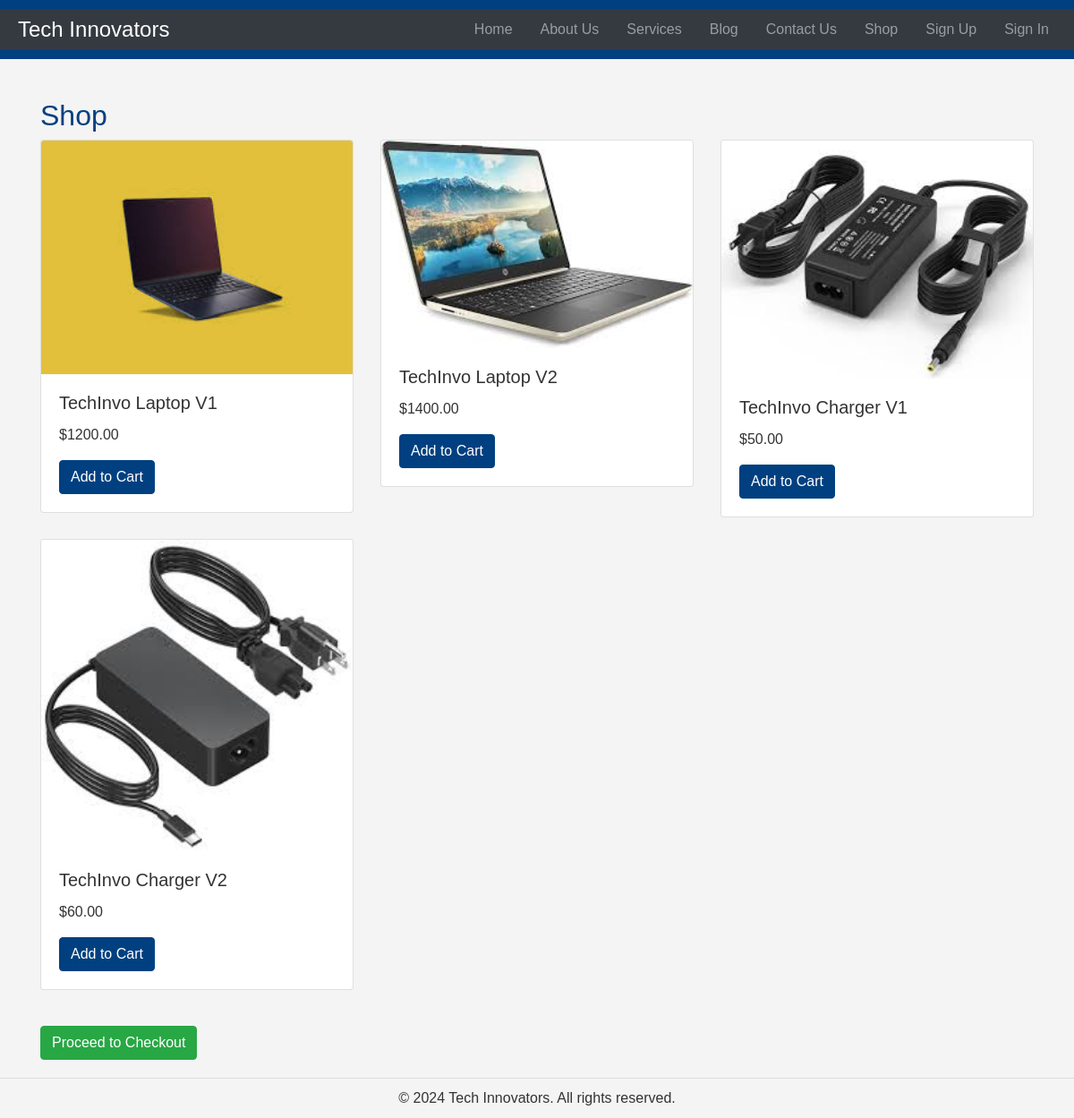
The page /shop.php on the database its author committed.
### tables this page shows
CREATE TABLE `products` (
  `product_id` int(10) NOT NULL,
  `product_name` varchar(100) NOT NULL,
  `price` decimal(10,2) NOT NULL,
  `description` text NOT NULL,
  `image_url` varchar(255) DEFAULT NULL,
  `created_at` timestamp NOT NULL DEFAULT current_timestamp()
);

### shop.php (the view, shortened to what this page needs)
<?php
require_once 'db.php';
include 'header.php';
?>
<!DOCTYPE html>
<html lang="en">
<head>
    <link href="https://stackpath.bootstrapcdn.com/bootstrap/4.5.2/css/bootstrap.min.css" rel="stylesheet">
    <link href="styles.css" rel="stylesheet">
</head>
<body>
<main class="container mt-4">
    <h2>Shop</h2>
    <div class="row" id="product-list">
        <?php
        $sql = "SELECT * FROM products";
        $result = $conn->query($sql);
        if ($result->num_rows > 0) {
            while ($row = $result->fetch_assoc()) {
                ?>
                <div class="col-md-4">
                    <div class="card mb-4">
                        <img src="<?php echo htmlspecialchars($row['image_url']); ?>" class="card-img-top" alt="<?php echo htmlspecialchars($row['product_name']); ?>">
                        <div class="card-body">
                            <h5 class="card-title"><?php echo htmlspecialchars($row['product_name']); ?></h5>
                            <p class="card-text">$<?php echo htmlspecialchars($row['price']); ?></p>
                            <form method="POST" action="<?php echo htmlspecialchars($_SERVER["PHP_SELF"]); ?>">
                                <button type="submit" class="btn btn-primary">Add to Cart</button>
                            </form>
                        </div>
                    </div>
                </div>
                <?php
            }
        } else {
            echo "<p>No products found</p>";
        }
        ?>
    </div>
    <a href="checkout.php" class="btn btn-success mt-3">Proceed to Checkout</a>
</main>
<?php include 'footer.php'; ?>
</body>
</html>

### header.php (shortened to what this page needs)
<!DOCTYPE html>
<html lang="en">
<head>
    <link href="https://stackpath.bootstrapcdn.com/bootstrap/4.5.2/css/bootstrap.min.css" rel="stylesheet">
    <link href="styles.css" rel="stylesheet">
</head>
<body>
    <header>
        <nav class="navbar navbar-expand-lg navbar-dark bg-dark">
            <a class="navbar-brand" href="#">Tech Innovators</a>
            <div class="collapse navbar-collapse" id="navbarNav">
                <ul class="navbar-nav ml-auto">
                    <li class="nav-item"><a class="nav-link" href="index.php">Home</a></li>
                    <li class="nav-item"><a class="nav-link" href="about.php">About Us</a></li>
                    <li class="nav-item"><a class="nav-link" href="services.php">Services</a></li>
                    <li class="nav-item"><a class="nav-link" href="blog.php">Blog</a></li>
                    <li class="nav-item"><a class="nav-link" href="contact.php">Contact Us</a></li>
                    <li class="nav-item"><a class="nav-link" href="shop.php">Shop</a></li>
                    <li class="nav-item"><a class="nav-link" href="signup.php">Sign Up</a></li>
                    <li class="nav-item"><a class="nav-link" href="signin.php">Sign In</a></li>
                </ul>
            </div>
        </nav>
    </header>

### footer.php
<footer>
    <p>&copy; 2024 Tech Innovators. All rights reserved.</p>
</footer>

### styles.css (style rules this page uses)
body { font-family: Arial, sans-serif; margin: 0; padding: 0; background-color: #f4f4f4; color: #333; }
header { background-color: #004080; color: white; padding: 10px 0; position: sticky; top: 0; width: 100%; z-index: 1000; }
.navbar { display: flex; justify-content: space-between; align-items: center; max-width: 1200px; margin: 0 auto; padding: 0 20px; }
.navbar-brand { font-size: 1.5em; color: white; text-decoration: none; }
.navbar-nav { list-style: none; display: flex; gap: 15px; }
.navbar-nav li { display: inline; }
.navbar-nav a { color: white; text-decoration: none; padding: 5px 10px; }
main { padding: 20px; }
footer { background-color: #f4f4f4; text-align: center; padding: 10px 0; border-top: 1px solid #ddd; }
footer p { margin: 0; }
h2 { color: #004080; }
.btn-primary { background-color: #004080; border-color: #004080; }

### rows shown on the page
products: image_url (picture), product_name "TechInvo Laptop V1", price "1200.00"
products: image_url (picture), product_name "TechInvo Laptop V2", price "1400.00"
products: image_url (picture), product_name "TechInvo Charger V1", price "50.00"
products: image_url (picture), product_name "TechInvo Charger V2", price "60.00"
